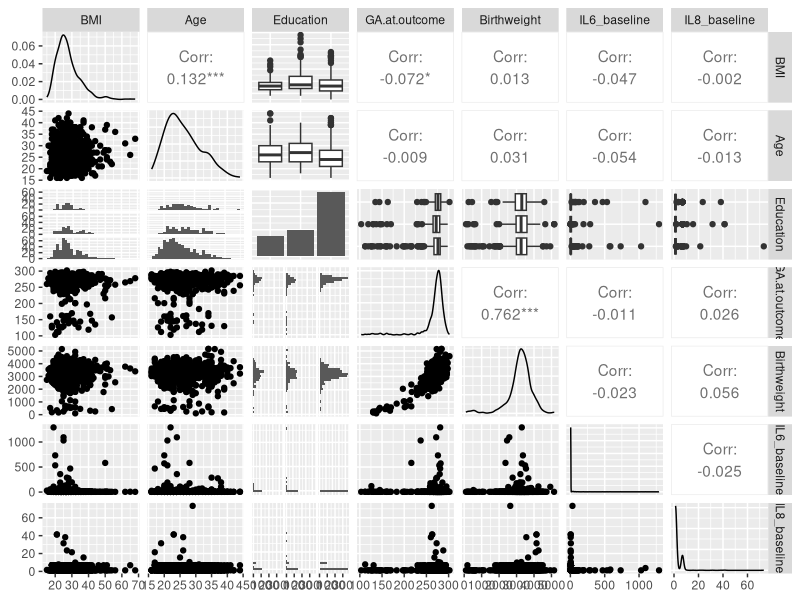

Here is the R script that generated this plot:
## ---- chunk 1
knitr::opts_chunk$set(echo = TRUE)
## ---- chunk 2
library(tidyverse)
library(GGally)
library(here)

OurData <- read_delim(here("Data", "tidy_exam_data.txt"))

multiple_correlations_plot <- ggpairs(OurData[c("BMI", 
                    "Age", 
                    "Education", 
                    "GA.at.outcome", 
                    "Birthweight",
                    "IL6_baseline",
                    "IL8_baseline")])

multiple_correlations_plot
## ---- chunk 3
sessionInfo()
